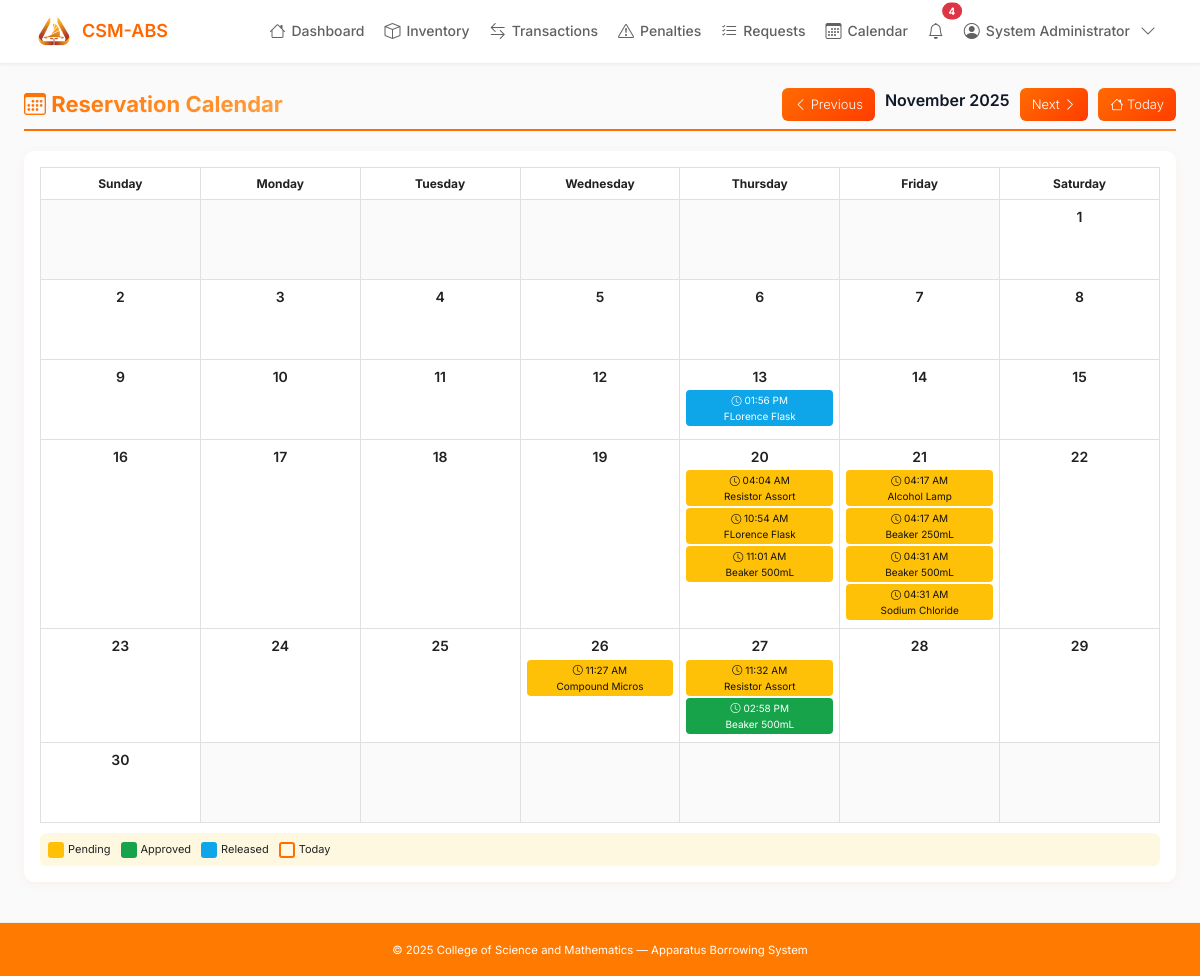
Page /calendar.php?month=11&year=2025 (signed in) on the committed database.
### tables this page shows
CREATE TABLE `borrow_requests` (
  `request_id` int(11) NOT NULL,
  `student_id` int(11) DEFAULT NULL,
  `full_name` varchar(150) DEFAULT NULL,
  `student_first_name` varchar(50) NOT NULL,
  `student_last_name` varchar(50) NOT NULL,
  `student_mi` varchar(5) DEFAULT NULL,
  `faculty_id` int(11) DEFAULT NULL,
  `apparatus_id` int(11) DEFAULT NULL,
  `quantity` int(11) DEFAULT NULL,
  `concentration` varchar(100) DEFAULT NULL,
  `date_requested` date DEFAULT NULL,
  `date_needed` date DEFAULT NULL,
  `time_from` time DEFAULT NULL,
  `time_to` time DEFAULT NULL,
  `subject` varchar(100) DEFAULT NULL,
  `schedule` varchar(100) DEFAULT NULL,
  `room` varchar(50) DEFAULT NULL,
  `purpose` text DEFAULT NULL,
  `status` enum('pending','approved','released','returned','rejected') DEFAULT 'pending',
  `date_returned` datetime DEFAULT NULL,
  `remarks` text DEFAULT NULL,
  `archived` tinyint(1) DEFAULT 0
);

CREATE TABLE `apparatus` (
  `apparatus_id` int(11) NOT NULL,
  `name` varchar(100) NOT NULL,
  `category` varchar(50) DEFAULT NULL,
  `quantity` int(11) DEFAULT 0,
  `condition` varchar(50) NOT NULL DEFAULT 'Good',
  `description` text DEFAULT NULL,
  `status` enum('Available','Borrowed','Damaged','Maintenance') DEFAULT 'Available',
  `item_condition` enum('new','old') NOT NULL DEFAULT 'new' COMMENT 'Indicates whether the apparatus is new or used/old'
);

### calendar.php (the view, shortened to what this page needs)
<?php
require_once __DIR__ . '/includes/header.php';
$month = isset($_GET['month']) ? intval($_GET['month']) : date('n');
$year = isset($_GET['year']) ? intval($_GET['year']) : date('Y');
$prev_month = $month - 1;
$prev_year = $year;
$next_month = $month + 1;
$next_year = $year;
$first_day = "$year-$month-01";
$last_day = date('Y-m-t', strtotime($first_day));
$reservations = [];
$result = mysqli_query($conn, "
    SELECT br.*, a.name as apparatus_name, u.full_name as student_name
    FROM borrow_requests br
    LEFT JOIN apparatus a ON br.apparatus_id = a.apparatus_id
    LEFT JOIN users u ON br.student_id = u.user_id
    WHERE br.date_needed BETWEEN '$first_day' AND '$last_day'
    AND br.status IN ('pending', 'approved', 'released')
    ORDER BY br.date_needed, br.time_from
");
while ($row = mysqli_fetch_assoc($result)) {
    $date = date('Y-m-d', strtotime($row['date_needed']));
    if (!isset($reservations[$date])) {
        $reservations[$date] = [];
    }
    $reservations[$date][] = $row;
}
$first_day_of_month = strtotime($first_day);
$days_in_month = date('t', $first_day_of_month);
$day_of_week = date('w', $first_day_of_month);
$calendar_weeks = [];
$current_week = array_fill(0, $day_of_week, null);
for ($day = 1; $day <= $days_in_month; $day++) {
    $current_date = "$year-" . str_pad($month, 2, '0', STR_PAD_LEFT) . "-" . str_pad($day, 2, '0', STR_PAD_LEFT);
    $current_week[] = [
        'day' => $day,
        'date' => $current_date,
        'reservations' => $reservations[$current_date] ?? []
    ];
    if (count($current_week) == 7) {
        $calendar_weeks[] = $current_week;
        $current_week = [];
    }
}
if (!empty($current_week)) {
    while (count($current_week) < 7) {
        $current_week[] = null;
    }
    $calendar_weeks[] = $current_week;
}
$month_name = date('F', strtotime($first_day));
?>
<div class="page-header">
    <h2><i class="bi bi-calendar3"></i> Reservation Calendar</h2>
    <div class="calendar-nav">
        <a href="?month=<?= $prev_month ?>&year=<?= $prev_year ?>">
            <i class="bi bi-chevron-left"></i> Previous
        </a>
        <span><?= $month_name ?> <?= $year ?></span>
        <a href="?month=<?= $next_month ?>&year=<?= $next_year ?>">
            Next <i class="bi bi-chevron-right"></i>
        </a>
        <a href="calendar.php">
            <i class="bi bi-house"></i> Today
        </a>
    </div>
</div>
<div class="calendar-container">
    <table class="calendar">
        <thead>
            <tr>
                <th>Sunday</th>
                <th>Monday</th>
                <th>Tuesday</th>
                <th>Wednesday</th>
                <th>Thursday</th>
                <th>Friday</th>
                <th>Saturday</th>
            </tr>
        </thead>
        <tbody>
            <?php foreach ($calendar_weeks as $week): ?>
            <tr>
                <?php foreach ($week as $day_data): ?>
                    <?php if ($day_data === null): ?>
                        <td class="empty"></td>
                    <?php else: ?>
                        <?php
                        $is_today = $day_data['date'] === date('Y-m-d');
                        $class = $is_today ? 'today' : '';
                        ?>
                        <td class="<?= $class ?>">
                            <div class="day-number"><?= $day_data['day'] ?></div>
                            <?php foreach ($day_data['reservations'] as $res): ?>
                                <div class="reservation-item <?= strtolower($res['status']) ?>"
                                     onclick='showReservation(<?= json_encode($res) ?>)'>
                                    <i class="bi bi-clock"></i> <?= date('h:i A', strtotime($res['time_from'])) ?>
                                    <br><?= htmlspecialchars(substr($res['apparatus_name'], 0, 15)) ?>
                                </div>
                            <?php endforeach; ?>
                        </td>
                    <?php endif; ?>
                <?php endforeach; ?>
            </tr>
            <?php endforeach; ?>
        </tbody>
    </table>
    <div class="legend">
        <div class="legend-item">
            <div class="legend-color" style="background: #FFC107;"></div>
            <span>Pending</span>
        </div>
        <div class="legend-item">
            <div class="legend-color" style="background: #16A34A;"></div>
            <span>Approved</span>
        </div>
        <div class="legend-item">
            <div class="legend-color" style="background: #0EA5E9;"></div>
            <span>Released</span>
        </div>
        <div class="legend-item">
            <div class="legend-color" style="background: #fff8e1; border: 2px solid #FF6F00;"></div>
            <span>Today</span>
        </div>
    </div>
</div>
<?php require_once __DIR__ . '/includes/footer.php'; ?>

### includes/header.php (style rules this page uses)
:root { --primary: #FF6600; --primary-dark: #E65100; --primary-light: #FFE0CC; --gray-50: #FAFAFA; --gray-100: #F5F5F5; --gray-200: #EEEEEE; --gray-300: #E0E0E0; --gray-700: #616161; --gray-900: #212121; --radius: 8px; --shadow-sm: 0 1px 3px rgba(0,0,0,0.05); --shadow-md: 0 2px 6px rgba(0,0,0,0.08); }
* { margin: 0; padding: 0; box-sizing: border-box; }
body { font-family: 'Inter', -apple-system, BlinkMacSystemFont, 'Segoe UI', sans-serif; font-size: 14px; color: var(--gray-900); background: var(--gray-50); line-height: 1.6; }

### calendar.php (style rules this page uses)
* { box-sizing: border-box; margin: 0; padding: 0; }
.page-header { display: flex; justify-content: space-between; align-items: center; margin-bottom: 20px; padding-bottom: 8px; border-bottom: 2px solid #FF6F00; }
.page-header h2 { font-size: 22px; font-weight: 700; background: linear-gradient(135deg, #FF6F00, #FFA040); -webkit-background-clip: text; -webkit-text-fill-color: transparent; margin: 0; }
.calendar-nav { display: flex; gap: 10px; }
.calendar-nav a { background: linear-gradient(135deg, #FF6B00, #FF3D00); color: #fff; padding: 6px 12px; border-radius: 6px; font-weight: 300; font-size: 13px; text-decoration: none; }
.calendar-nav span { font-size: 16px; font-weight: 600; color: #111827; }
.calendar-container { background: #fff; padding: 16px; border-radius: 10px; box-shadow: 0 2px 8px rgba(255,111,0,0.08); }
.calendar { width: 100%; border-collapse: collapse; }
.calendar th, .calendar td { padding: 6px; text-align: center; border: 1px solid #e0e0e0; vertical-align: top; font-size: 12px; }
.calendar td { height: 80px; width: 14.28%; }
.calendar td.empty { background: #fafafa; }
.day-number { font-weight: 600; font-size: 14px; margin-bottom: 2px; }
.reservation-item { display: block; padding: 2px 4px; margin-bottom: 2px; border-radius: 4px; font-size: 10px; cursor: pointer; transition: all 0.2s; color: #fff; }
.reservation-item.pending { background: #FFC107; color: #111; }
.reservation-item.approved { background: #16A34A; }
.reservation-item.released { background: #0EA5E9; }
.legend { display: flex; gap: 10px; margin-top: 10px; padding: 8px; background: #fff8e1; border-radius: 6px; }
.legend-item { display: flex; align-items: center; gap: 4px; font-size: 11px; }
.legend-color { width: 16px; height: 16px; border-radius: 3px; }

### rows in the picture
borrow_requests: time_from "01:56 PM", apparatus.name "FLorence Flask"
borrow_requests: request_id "20", time_from "04:04 AM", apparatus.name "Resistor Assort"
borrow_requests: time_from "10:54 AM", apparatus.name "FLorence Flask"
borrow_requests: time_from "11:01 AM", apparatus.name "Beaker 500mL"
borrow_requests: apparatus "21", time_from "04:31 AM", apparatus.name "Beaker 500mL"
borrow_requests: time_from "04:17 AM", apparatus.name "Alcohol Lamp"
borrow_requests: time_from "04:17 AM", apparatus.name "Beaker 250mL"
borrow_requests: time_from "04:31 AM", apparatus.name "Sodium Chloride"
borrow_requests: time_from "11:27 AM", apparatus.name "Compound Micros"
borrow_requests: time_from "11:32 AM", apparatus.name "Resistor Assort"
borrow_requests: time_from "02:58 PM", apparatus.name "Beaker 500mL"

### other values in the picture
$unread_notifications "4"
$_SESSION['full_name'] "System Administrator"
$month_name "November"
$year "2025"
$day_data['day'] "1"
$day_data['day'] "2"
$day_data['day'] "3"
$day_data['day'] "4"
$day_data['day'] "5"
$day_data['day'] "6"
$day_data['day'] "7"
$day_data['day'] "8"
$day_data['day'] "9"
$day_data['day'] "10"
$day_data['day'] "11"
